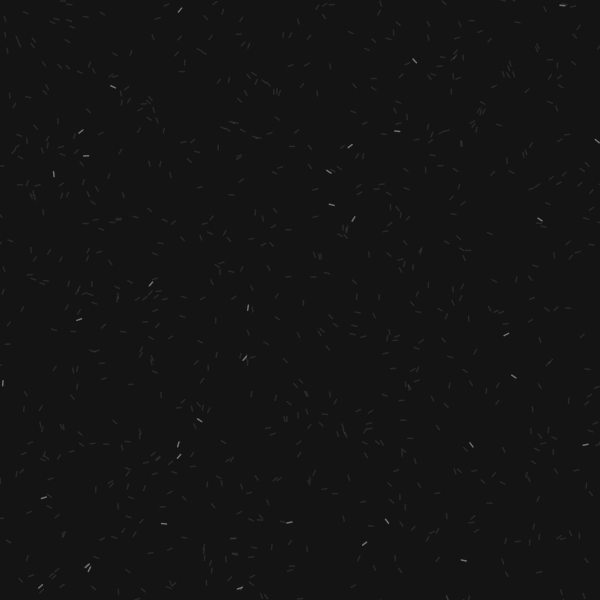
Frame 1 (no input)
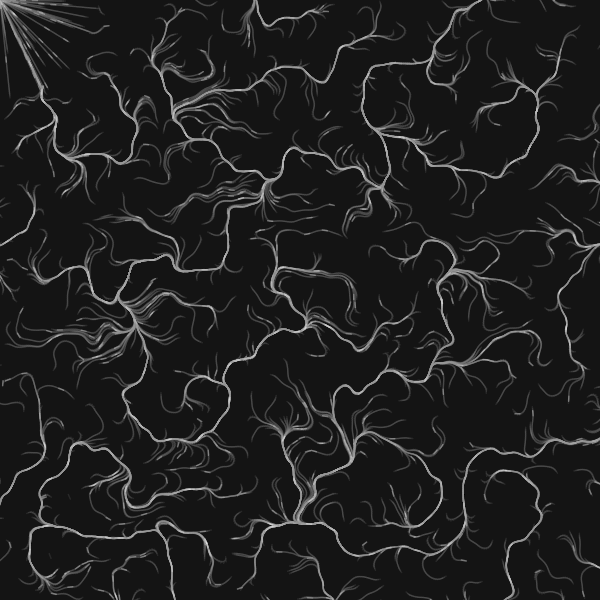
Frame 60 (no input)
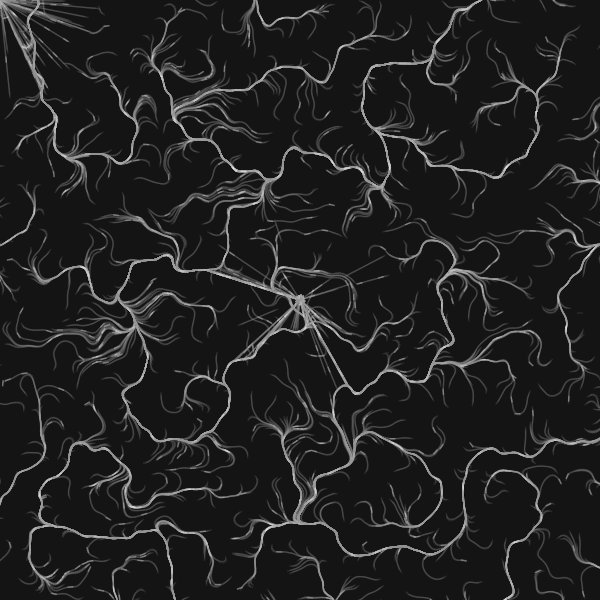
Frame 120 (the mouse pressed at the canvas centre since frame 60)

The p5.js sketch that drew these frames (run headless with seeded random() and noise() and a simulated clock; from frame 60 on, the mouse is pressed at the canvas centre):

// p5.js sketch
// ── sketch.js
var myDots = [];
var totalPoints = 800; // how many lines are moving at once
var wavyScale = 0.01; // how zoomed in the wavy pattern is

function setup() {
createCanvas(600, 600);
background(20); // starting with a simple dark background
}

function draw() {
// we dont use background() here so the lines leave a trail
  
for (var i = 0; i < totalPoints; i++) {
    
// if the list isnt full yet add a new point to the screen
if (myDots.length < totalPoints) {
myDots.push(createVector(random(width), random(height)));
}
    
var p = myDots[i];

//         MOUSE STUFF 
// check how close the point is to the cursor
var d = dist(p.x, p.y, mouseX, mouseY);
var myAngle;

if (d < 100) {
// if the mouse is close make the points follow the cursor
myAngle = atan2(mouseY - p.y, mouseX - p.x);
} else {
// otherwize follow the wavy noise pattern
myAngle = noise(p.x * wavyScale, p.y * wavyScale) * TWO_PI * 4;
}

//    COLOR STUFF
// mostly grey lines but 5% are bright white
if (random(1) > 0.95) {
stroke(255, 100); 
} else {
stroke(150, 40); // semi transparent grey
}

//    DRAWING    
strokeWeight(1.5);
    
// draw a short line based on the direction its moving
line(p.x, p.y, p.x + cos(myAngle) * 5, p.y + sin(myAngle) * 5);

// move the point forward
p.x = p.x + cos(myAngle) * 2;
p.y = p.y + sin(myAngle) * 2;

// if it goes off the screen, put it back in a random spot
if (p.x < 0 || p.x > width || p.y < 0 || p.y > height) {
p.x = random(width);
p.y = random(height);
}
}
}

function keyPressed() {
  background(20);
}
